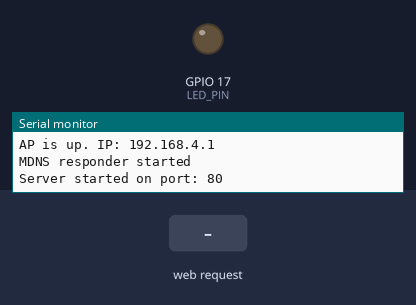
Recording of a sketch running on a simulated ESP32. Parts: output pins drawn as LEDs (lit = HIGH), the last lines printed to the serial monitor. The inputs (shaded band) are chosen by the test bench.

Above: at 1.2 s.
1.3 s: HTTP request GET /on received
At 1.8 s:
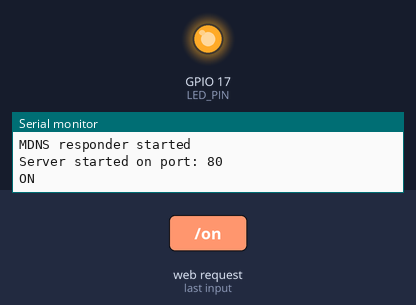
2.8 s: HTTP request GET /off received
At 4.2 s:
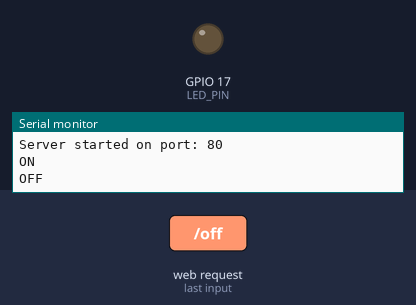
Timing chart, 0 to 5.8 s (numbered marks = the images above; inputs shaded):
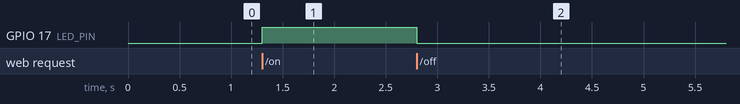

Measured:
- after the input at 1.3 s, GPIO 17 (LED_PIN): LOW → HIGH at once
- after the input at 2.8 s, GPIO 17 (LED_PIN): HIGH → LOW at once

The sketch:

03_HTTP_Server.ino
```cpp
// inspired by https://lastminuteengineers.com/creating-esp32-web-server-arduino-ide/
#include <WiFi.h>
#include <WiFiAP.h>
#include <WebServer.h>
#include <ESPmDNS.h>

#define LED_PIN 17

const char* SSID = "TODO";
const char* WIFI_PASSWORD = "1234567890";
const int PORT = 80;

bool LED = LOW;

WebServer server(PORT);

void setup() {
  pinMode(LED_PIN, OUTPUT);
  Serial.begin(115200);
  while(!Serial);


  if (!WiFi.softAP(SSID, WIFI_PASSWORD)) {
    Serial.println("Soft AP creation failed.");
    while(true);
  }

  IPAddress access_point_ip = WiFi.softAPIP();
  Serial.print("AP is up. IP: ");
  Serial.println(access_point_ip);

  if(!MDNS.begin("ledcontrol")) { // access as a host ledcontrol.local
    Serial.println("Error setting up MDNS responder!");
    while(true);
  }
  Serial.println("MDNS responder started");
  MDNS.addService("_http", "tcp", PORT); // https://docs.espressif.com/projects/esp-protocols/mdns/docs/latest/en/index.html

  server.on("/", handle_root);
  server.on("/on", handle_on);
  server.on("/off", handle_off);
  server.onNotFound(handle_NotFound);

  server.begin();
  Serial.println("Server started on port: " + String(PORT));
}

void handle_root() {
  server.send(200, "text/html", html_template(LED));
}

void handle_on() {
  Serial.println("ON");
  LED = HIGH;
  server.send(200, "text/html", html_template(LED));
}

void handle_off() {
  Serial.println("OFF");
  LED = LOW;
  server.send(200, "text/html", html_template(LED));
}

void handle_NotFound(){
  server.send(404, "text/plain", "Nothing here");
}

String html_template(uint8_t led){
  String ptr = "<!DOCTYPE html> <html>\n";
  ptr +="<head><meta name=\"viewport\" content=\"width=device-width, initial-scale=1.0, user-scalable=no\">\n";
  ptr +="<title>LED Controller</title>\n";
  ptr +="<style>html { font-family: Helvetica; display: inline-block; margin: 0px auto; text-align: center;}\n";
  ptr +="body{margin-top: 50px;} h1 {color: #444444;margin: 50px auto 30px;} h3 {color: #444444;margin-bottom: 50px;}\n";
  ptr +=".button {display: block;width: 80px;background-color: #3498db;border: none;color: white;padding: 13px 30px;text-decoration: none;font-size: 25px;margin: 0px auto 35px;cursor: pointer;border-radius: 4px;}\n";
  ptr +=".button-on {background-color: #3498db;}\n";
  ptr +=".button-on:active {background-color: #2980b9;}\n";
  ptr +=".button-off {background-color: #34495e;}\n";
  ptr +=".button-off:active {background-color: #2c3e50;}\n";
  ptr +="</style>\n";
  ptr +="</head>\n";
  ptr +="<body>\n";
  ptr +="<h1>LED controller</h1>\n";

  if(led){
    ptr +="<a class=\"button button-on\" href=\"/off\">TURN OFF</a>\n";
  } else {
    ptr +="<a class=\"button button-off\" href=\"/on\">TURN ON</a>\n";
  }

  ptr +="</body>\n";
  ptr +="</html>\n";
  return ptr;
}

void loop(){
  server.handleClient();
  digitalWrite(LED_PIN, LED);
}
```
